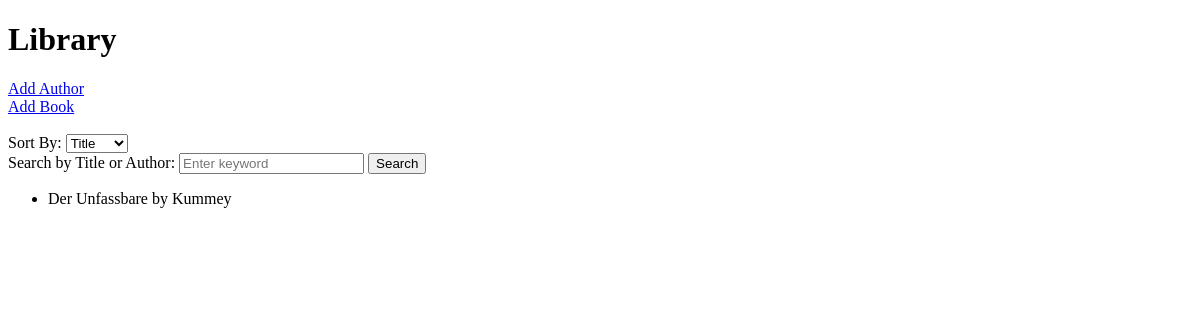
Before: / with the older database file.
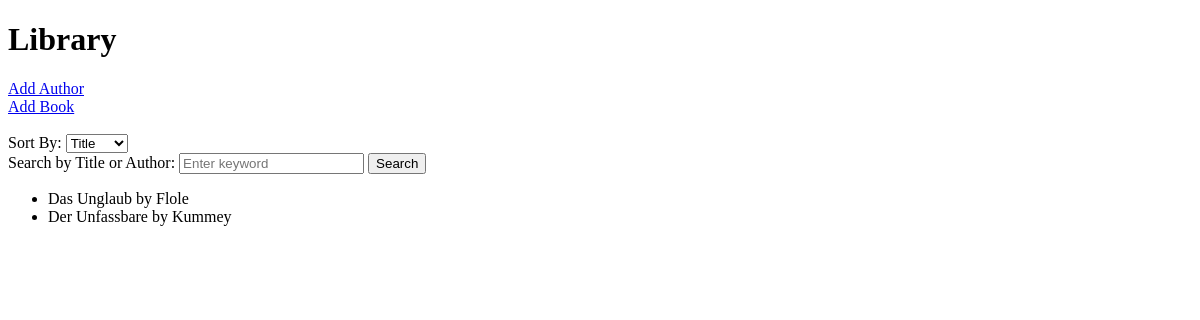
After: the same page with the newer database file.
### models/data_models.py (models this page shows, shortened)
class Book(db.Model):
    __tablename__ = "books"  # Table name in the database
    id = Column(Integer, primary_key=True, autoincrement=True)  # Auto-incrementing PK
    isbn = Column(String(13), nullable=False, unique=True)  # Unique ISBN field
    title = Column(String(200), nullable=False)
    publication_year = Column(Integer, nullable=False)
    author_id = Column(
        Integer, ForeignKey("authors.id"), nullable=False
    )  # FK to Author

class Author(db.Model):
    __tablename__ = "authors"  # Table name in the database
    id = Column(Integer, primary_key=True, autoincrement=True)  # Auto-incrementing PK
    name = Column(String(100), nullable=False)
    birth_date = Column(Date, nullable=True)
    date_of_death = Column(Date, nullable=True)
    books = db.relationship(
        "Book", backref="author", lazy=True
    )  # Relationship with Book

### app.py (the view)
@app.route("/")
def home():
    sort_by = request.args.get("sort_by", "title")  # Default to sorting by title
    keyword = request.args.get("keyword", "")  # Get the keyword search query
    if keyword:
        books = (
            Book.query.join(Author)
            .filter(
                (Book.title.ilike(f"%{keyword}%")) | (Author.name.ilike(f"%{keyword}%"))
            )
            .all()
        )
    else:
        if sort_by == "author":
            books = Book.query.join(Author).order_by(Author.name).all()
        else:
            books = Book.query.order_by(Book.title).all()
    return render_template("home.html", books=books)

### templates/home.html (shortened to what this page needs)
<!DOCTYPE html>
<html lang="en">
<head>
</head>
<body>
    <h1>Library</h1>
    <a href="{{ url_for('add_author') }}">Add Author</a><br>
    <a href="{{ url_for('add_book') }}">Add Book</a><br><br>
    <form method="GET" action="{{ url_for('home') }}">
        <label for="sort_by">Sort By:</label>
        <select name="sort_by" onchange="this.form.submit()">
            <option value="title" {% if request.args.get('sort_by') == 'title' %}selected{% endif %}>Title</option>
        </select>
    </form>
    <form method="GET" action="{{ url_for('home') }}">
        <label for="keyword">Search by Title or Author:</label>
        <input type="text" name="keyword" placeholder="Enter keyword">
        <button type="submit">Search</button>
    </form>
    <ul>
        {% if books %}
            {% for book in books %}
                <li>{{ book.title }} by {{ book.author.name }}</li>
            {% endfor %}
        {% else %}
            <p>No books found.</p>
        {% endif %}
    </ul>
</body>
</html>

Changed rows visible on the page:
added Book: title "Das Unglaub", author.name "Flole"
